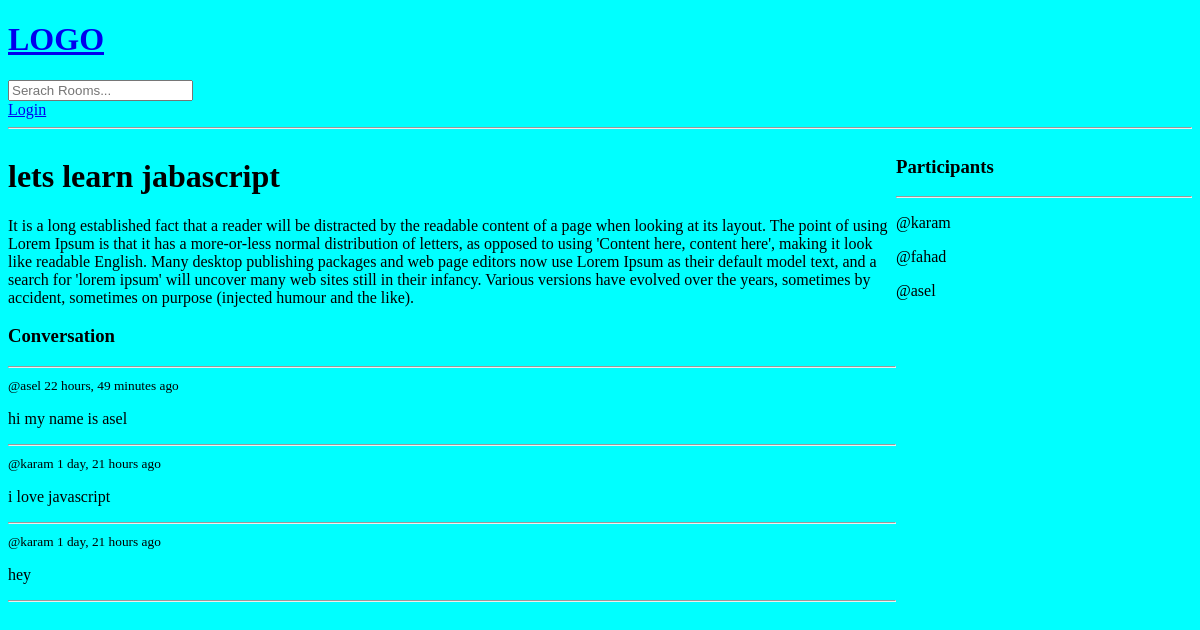
The app's page /room/1/, older data.
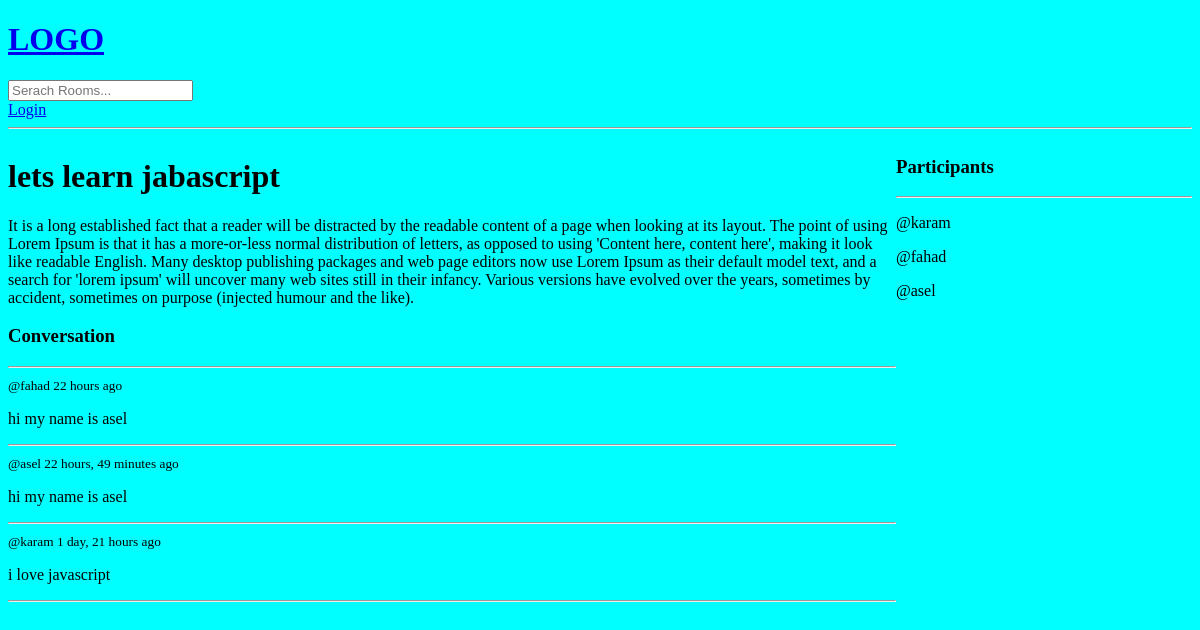
The same page, newer data.
### base/models.py (models this page shows, shortened)
class Message(models.Model):
    user = models.ForeignKey(User, on_delete=models.CASCADE)
    room = models.ForeignKey(Room, on_delete=models.CASCADE)
    body = models.TextField()
    updated = models.DateTimeField(auto_now=True)
    created = models.DateTimeField(auto_now_add=True)
    class Meta:
        ordering = ['-updated', '-created']

### base/views.py (the view, shortened to what this page needs)
# urls.py: path('room/<str:pk>/', views.room, name="room"),
def room(request, pk):
    room = Room.objects.get(id=pk)
    room_messages = room.message_set.all().order_by('-created')
    participants = room.participants.all()
    contxt = {
        "room": room,
        "room_messages": room_messages,
        'participants': participants
    }
    return render(request, "base/room.html", contxt)

### base/templates/base/room.html (shortened to what this page needs)
{% extends 'main.html' %}
{% block content %}
<div class="room-container">
    <div>
        <h1>{{room.name}}</h1>
        <p>{{ room.description }}</p>
        <div class="comment-wrapper">
            <h3>Conversation</h3>
            <hr>
            {% for message in room_messages %}
            <div>
                <small>@{{ message.user }} {{ message.created|timesince }} ago</small>
                <p>{{ message.body }}</p>
                <hr>
            </div>
            {% endfor %}
        </div>
    </div>
    <div>
        <h3>Participants</h3>
        <hr>
        {% for user in participants %}
        <div>
            <p>@{{ user.username }}</p>
        </div>
        {% endfor %}
    </div>
</div>
{% endblock %}

Row changes from the older to the newer data that the page shows:
removed Message: user "karam", created "1 day, 21 hours", body "hey"
added Message: user "fahad", created "22 hours", body "hi my name is asel"
